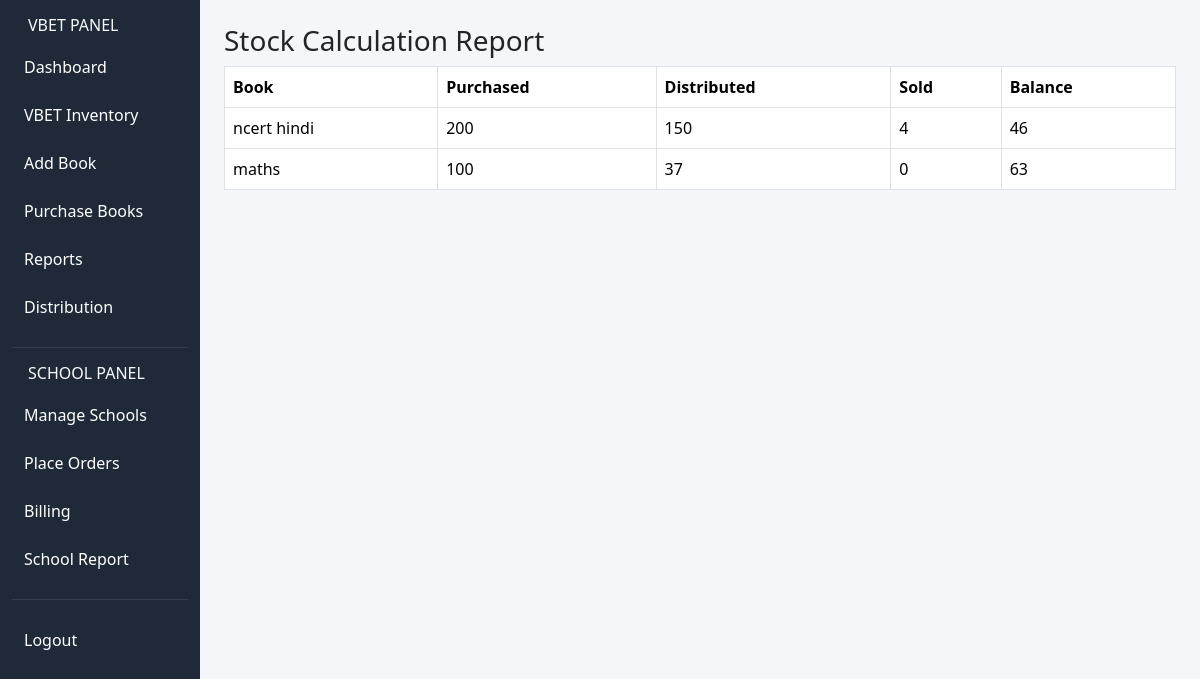
The page /reports/stock on the database its author committed.
### tables this page shows
CREATE TABLE books(
        id INTEGER PRIMARY KEY AUTOINCREMENT,
        name TEXT,
        class TEXT,
        mrp INTEGER
    );

### app.py (the view)
@app.route("/reports/stock")
def report_stock():
    conn = db()
    c = conn.cursor()
    data = c.execute("""

    SELECT books.name,

    IFNULL(SUM(purchases.qty),0) as purchased,

    IFNULL((
        SELECT SUM(qty) FROM orders
        WHERE orders.book_id = books.id AND status='Approved'
    ),0) as distributed,

    IFNULL((
        SELECT SUM(qty) FROM sale_items
        WHERE sale_items.book_id = books.id
    ),0) as sold

    FROM books

    LEFT JOIN purchases ON purchases.book_id = books.id

    GROUP BY books.id

    """).fetchall()
    return render_template("report_stock.html", data=data)

### app.py (called while the page is built)
def db():
    return sqlite3.connect(DB)

### templates/report_stock.html
{% extends "base.html" %}
{% block content %}
<h3>Stock Calculation Report</h3>
<table class="table table-bordered">
<tr>
<th>Book</th>
<th>Purchased</th>
<th>Distributed</th>
<th>Sold</th>
<th>Balance</th>
</tr>
{% for d in data %}
<tr>
<td>{{d[0]}}</td>
<td>{{d[1]}}</td>
<td>{{d[2]}}</td>
<td>{{d[3]}}</td>
<td>{{d[1] - d[2] - d[3]}}</td>
</tr>
{% endfor %}
</table>
{% endblock %}

### templates/base.html (style rules this page uses)
body { background:#f4f6f9; }

### rows shown on the page
books: name "ncert hindi", d "200", d "150", d "4", d "46"
books: name "maths", d "100", d "37", d "0", d "63"
